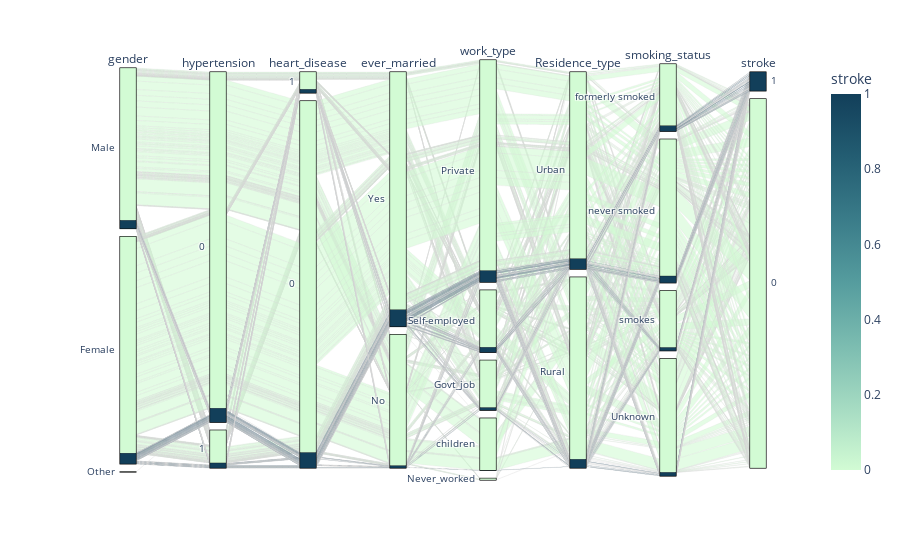

Source (notebook cell):
### Markdown cell above
##### Feature relations

### Code cell
# A general view
fig = px.parallel_categories(stroke_data[['gender', 'age', 'hypertension', 'heart_disease', 'ever_married',
                                          'work_type', 'Residence_type', 'smoking_status', 'stroke']],
                             color = 'stroke', color_continuous_scale = px.colors.sequential.Darkmint)
fig.show()

### Figure 1 — Plotly figure (JSON) as saved in the notebook; plotly's stock layout.template omitted (floating-point values rounded to 4 significant figures; data arrays with more than 128 entries replaced by an {"elided": "..."} marker saying what was removed)
{"data": [{"dimensions": [{"label": "gender", "values": {"elided": "5110 str values"}}, {"label": "hypertension", "values": {"elided": "5110 int values"}}, {"label": "heart_disease", "values": {"elided": "5110 int values"}}, {"label": "ever_married", "values": {"elided": "5110 str values"}}, {"label": "work_type", "values": {"elided": "5110 str values"}}, {"label": "Residence_type", "values": {"elided": "5110 str values"}}, {"label": "smoking_status", "values": {"elided": "5110 str values"}}, {"label": "stroke", "values": {"elided": "5110 int values"}}], "domain": {"x": [0.0, 1.0], "y": [0.0, 1.0]}, "line": {"color": {"elided": "5110 int values"}, "coloraxis": "coloraxis"}, "name": "", "type": "parcats"}], "layout": {"coloraxis": {"colorbar": {"title": {"text": "stroke"}}, "colorscale": [[0.0, "rgb(210, 251, 212)"], [0.1667, "rgb(165, 219, 194)"], [0.3333, "rgb(123, 188, 176)"], [0.5, "rgb(85, 156, 158)"], [0.6667, "rgb(58, 124, 137)"], [0.8333, "rgb(35, 93, 114)"], [1.0, "rgb(18, 63, 90)"]]}, "legend": {"tracegroupgap": 0}, "margin": {"t": 60}}}
